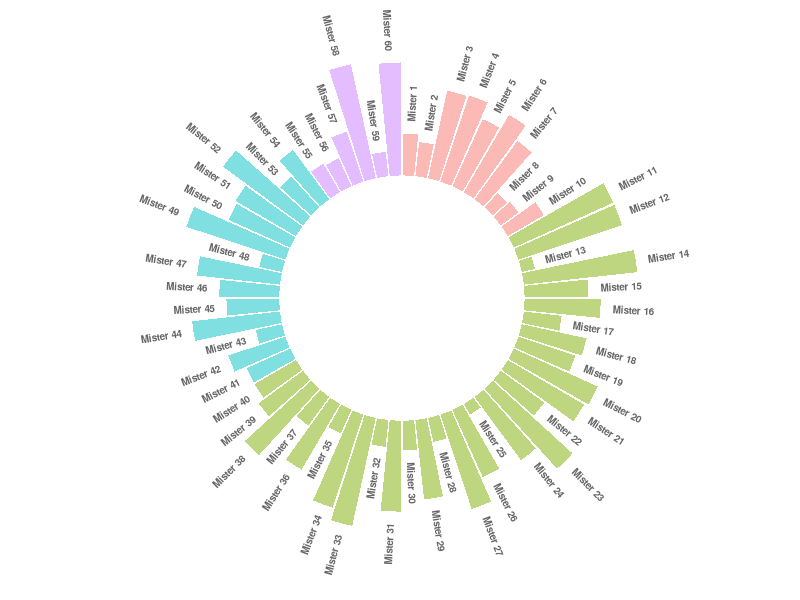
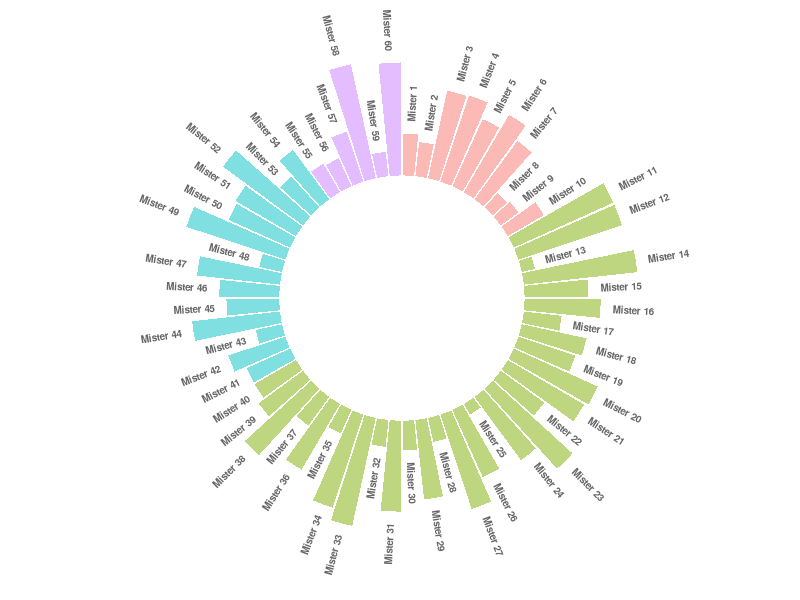

The R source for these figures, in order:
## ---- chunk 1


# library
library(tidyverse)
 
# Create dataset
data <- data.frame(
  individual=paste( "Mister ", seq(1,60), sep=""),
  group=c( rep('A', 10), rep('B', 30), rep('C', 14), rep('D', 6)) ,
  value=sample( seq(10,100), 60, replace=T)
)
 
# Set a number of 'empty bar' to add at the end of each group
empty_bar <- 4
to_add <- data.frame( matrix(NA, empty_bar*nlevels(data$group), ncol(data)) )
colnames(to_add) <- colnames(data)
to_add$group <- rep(levels(data$group), each=empty_bar)
data <- rbind(data, to_add)
data <- data %>% arrange(group)
data$id <- seq(1, nrow(data))
 
# Get the name and the y position of each label
label_data <- data
number_of_bar <- nrow(label_data)
angle <- 90 - 360 * (label_data$id-0.5) /number_of_bar     # I substract 0.5 because the letter must have the angle of the center of the bars. Not extreme right(1) or extreme left (0)
label_data$hjust <- ifelse( angle < -90, 1, 0)
label_data$angle <- ifelse(angle < -90, angle+180, angle)
 
# Make the plot
p <- ggplot(data, aes(x=as.factor(id), y=value, fill=group)) +       # Note that id is a factor. If x is numeric, there is some space between the first bar
  geom_bar(stat="identity", alpha=0.5) +
  ylim(-100,120) +
  theme_minimal() +
  theme(
    legend.position = "none",
    axis.text = element_blank(),
    axis.title = element_blank(),
    panel.grid = element_blank(),
    plot.margin = unit(rep(-1,4), "cm") 
  ) +
  coord_polar() + 
  geom_text(data=label_data, aes(x=id, y=value+10, label=individual, hjust=hjust), color="black", fontface="bold",alpha=0.6, size=2.5, angle= label_data$angle, inherit.aes = FALSE ) 
 
p


## ---- chunk 2
p
